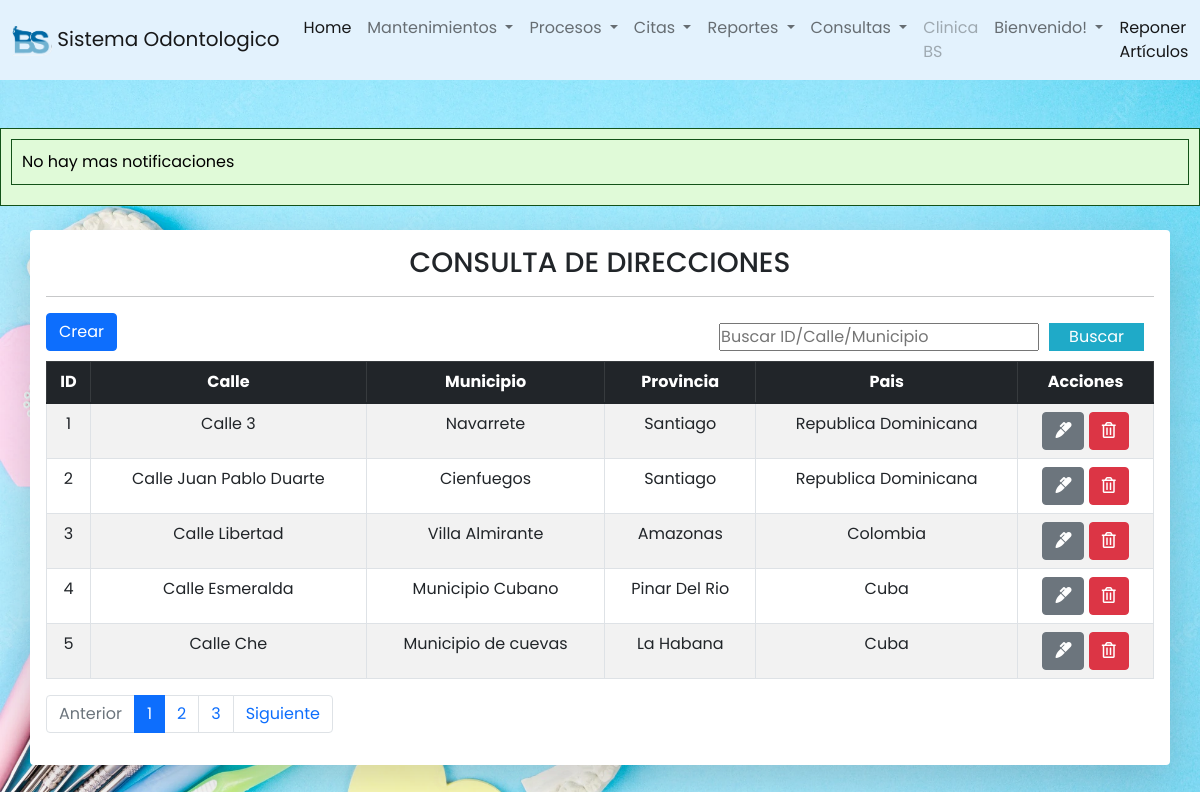
The app's page /odontologia/direccion/consulta_direccion.php with its own data.
### tables this page shows
CREATE TABLE `direccion` (
  `id_dir` int(11) NOT NULL,
  `provincia` int(11) DEFAULT NULL,
  `calle` int(11) DEFAULT NULL,
  `status` int(11) DEFAULT NULL
);

CREATE TABLE `calles` (
  `id_calle` int(11) NOT NULL,
  `id_mun` int(11) DEFAULT NULL,
  `nom_calle` varchar(100) DEFAULT NULL
);

CREATE TABLE `municipio` (
  `id_mun` int(11) NOT NULL,
  `id_prov` int(11) DEFAULT NULL,
  `nom_mun` varchar(100) DEFAULT NULL
);

CREATE TABLE `provincia` (
  `id_prov` int(11) NOT NULL,
  `pais` int(11) DEFAULT NULL,
  `nom_prov` varchar(100) DEFAULT NULL
);

CREATE TABLE `pais` (
  `id_pais` int(11) NOT NULL,
  `nom_pais` varchar(100) DEFAULT NULL
);

### odontologia/direccion/consulta_direccion.php (the view, shortened to what this page needs)
<?php
include ("../conexion.php");
?>
<?php include("../includes/header.php")?>
<?php include("../includes/footer.php")?>
<head>
    <link rel="stylesheet" href="../CSS/styl.css">
</head>
<div class="container table-responsive container-sm mt-4 shadow-lg p-3 mb-5 bg-body rounded">
<center><h3>CONSULTA DE DIRECCIONES</h3></center>
<hr class="divider">
        <button id="crear" type="button" class="btn btn-primary" data-bs-toggle="modal" data-bs-target="#modaldireccion" >Crear</button>
        <form action="buscar_direccion.php" class="buscador" method="get" >
                <input type="text" name="busqueda" id="busqueda" placeholder="Buscar ID/Calle/Municipio">
                <input type="submit" value="Buscar" class="btn_search">
        </form>
        <table id="tabladirecciones" class="table aling-middle table-hover table-secundary mt-2 table-bordered table-striped">
        <thead class="table-dark">
                <tr class="text-center">
                    <th>ID</th>
                    <th>Calle</th>
                    <th>Municipio</th>
                    <th>Provincia</th>
                    <th>Pais</th>
                    <th>Acciones</th>
                </tr>
            </thead>
            <tbody class="text-center">
                    <?php
                    $sql_registe = mysqli_query($conexion, "SELECT COUNT(*) as total_registro From direccion WHERE status = 1 ");
                    $result_register = mysqli_fetch_array($sql_registe);
                    $total_registro = $result_register['total_registro'];
                    $por_pagina = 5;
                    if(empty($_GET['pagina'])){
                      $pagina = 1;
                    }
                    else{
                      $pagina = $_GET['pagina'];
                    }
                    $desde = ($pagina-1) * $por_pagina;
                     $total_paginas = ceil($total_registro/$por_pagina);
                        $query = "SELECT d.id_dir, c.nom_calle, m.nom_mun, p.nom_prov, pa.nom_pais FROM direccion AS d
                        INNER JOIN calles AS c  ON d.calle = c.id_calle INNER JOIN municipio AS m ON c.id_mun= m.id_mun
                        INNER JOIN provincia AS p ON d.provincia= p.id_prov INNER JOIN pais AS pa ON p.pais = pa.id_pais ORDER BY d.id_dir ASC LIMIT $desde, $por_pagina ";
                        $result_task = mysqli_query($conexion, $query);
                        while($row = mysqli_fetch_array($result_task)){?>
                            <tr>
                                <td><?php echo $row['id_dir'] ?></td>
                                <td><?php echo $row['nom_calle'] ?></td>
                                <td><?php echo $row['nom_mun'] ?></td>
                                <td><?php echo $row['nom_prov'] ?></td>
                                <td><?php echo $row['nom_pais'] ?></td>
                                <td>
                                    <a href="editardir.php?id=<?php echo $row['id_dir']?>" class="btn btn-secondary">
                                       <i class="fas fa-marker"></i>
                                    </a>
                                    <a href="eliminardir.php?id=<?php echo $row['id_dir']?>" class="btn btn-danger">
                                        <i class="far fa-trash-alt"></i>
                                    </a>
                                </td>
                            </tr>
                        <?php }?>
            </tbody>
        </table>
        <nav aria-label="Page navigation example">
          <ul class="pagination">
          <li class="page-item <?php echo $pagina <= 1 ? 'disabled' : '' ?>"><a class="page-link" href="?pagina=<?php echo $pagina-1;?>">Anterior</a></li>
          <?php
          for($i=1; $i<=$total_paginas; $i++):?>
            <li class="page-item <?php echo $pagina == $i ? 'active' : '' ?>"><a class="page-link" href="?pagina=<?php echo $i;?>"><?php echo $i?></a></li>
          <?php endfor ?>
          <li class="page-item <?php echo $pagina >= $total_paginas ? 'disabled' : '' ?>">
          <a class="page-link"  href="?pagina=<?php echo $pagina+1;?>">Siguiente</a></li>
          </ul>
        </nav>
    </div>

### odontologia/CSS/styl.css (style rules this page uses)
* { margin: 0; padding: 0; user-select: none; box-sizing: border-box; font-family: 'Poppins', sans-serif; }
body { margin: 0; background-image: url('fondo\ menu.webp'); background-size: cover; background-attachment: fixed; }

### odontologia/includes/ejecutar_procedimiento.php (style rules this page uses)
body { background-color: #f0f0f0; font-family: Arial, sans-serif; color: #333; margin: 0; padding: 0; }

### odontologia/direccion/consulta_direccion.php (style rules this page uses)
.buscador { display: -webkit-flex; display: -moz-flex; display: -ms-flex; display: -o-flex; display: flex; float: right; background: initial; padding: 10px; border-radius: 10px; }
.buscador .btn_search { background: #1faac8 ; color: #fff; padding: 0 20px; border: 0; cursor: pointer; margin-left: 10px; }

### records on screen
direccion: id_dir "1", calle.nom_calle "Calle 3", municipio.nom_mun "Navarrete", provincia.nom_prov "Santiago", pais.nom_pais "Republica Dominicana"
direccion: id_dir "2", calle.nom_calle "Calle Juan Pablo Duarte", municipio.nom_mun "Cienfuegos", provincia.nom_prov "Santiago", pais.nom_pais "Republica Dominicana"
direccion: id_dir "3", calle.nom_calle "Calle Libertad", municipio.nom_mun "Villa Almirante", provincia.nom_prov "Amazonas", pais.nom_pais "Colombia"
direccion: id_dir "4", calle.nom_calle "Calle Esmeralda", municipio.nom_mun "Municipio Cubano", provincia.nom_prov "Pinar Del Rio", pais.nom_pais "Cuba"
direccion: id_dir "5", calle.nom_calle "Calle Che", municipio.nom_mun "Municipio de cuevas", provincia.nom_prov "La Habana", pais.nom_pais "Cuba"
